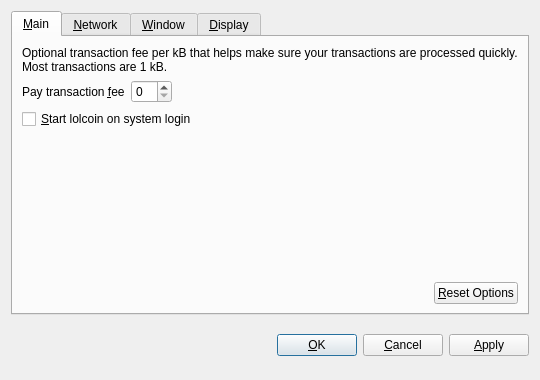
<?xml version="1.0" encoding="UTF-8"?>
<ui version="4.0">
 <class>OptionsDialog</class>
 <widget class="QDialog" name="OptionsDialog">
  <property name="geometry">
   <rect>
    <x>0</x>
    <y>0</y>
    <width>540</width>
    <height>380</height>
   </rect>
  </property>
  <property name="windowTitle">
   <string>Options</string>
  </property>
  <property name="modal">
   <bool>true</bool>
  </property>
  <layout class="QVBoxLayout" name="verticalLayout">
   <item>
    <widget class="QTabWidget" name="tabWidget">
     <property name="tabPosition">
      <enum>QTabWidget::North</enum>
     </property>
     <property name="currentIndex">
      <number>0</number>
     </property>
     <widget class="QWidget" name="tabMain">
      <attribute name="title">
       <string>&amp;Main</string>
      </attribute>
      <layout class="QVBoxLayout" name="verticalLayout_Main">
       <item>
        <widget class="QLabel" name="transactionFeeInfoLabel">
         <property name="text">
          <string>Optional transaction fee per kB that helps make sure your transactions are processed quickly. Most transactions are 1 kB.</string>
         </property>
         <property name="textFormat">
          <enum>Qt::PlainText</enum>
         </property>
         <property name="wordWrap">
          <bool>true</bool>
         </property>
        </widget>
       </item>
       <item>
        <layout class="QHBoxLayout" name="horizontalLayout_1_Main">
         <item>
          <widget class="QLabel" name="transactionFeeLabel">
           <property name="text">
            <string>Pay transaction &amp;fee</string>
           </property>
           <property name="textFormat">
            <enum>Qt::PlainText</enum>
           </property>
           <property name="buddy">
            <cstring>transactionFee</cstring>
           </property>
          </widget>
         </item>
         <item>
          <widget class="BitcoinAmountField" name="transactionFee"/>
         </item>
         <item>
          <spacer name="horizontalSpacer_1_Main">
           <property name="orientation">
            <enum>Qt::Horizontal</enum>
           </property>
           <property name="sizeHint" stdset="0">
            <size>
             <width>40</width>
             <height>20</height>
            </size>
           </property>
          </spacer>
         </item>
        </layout>
       </item>
       <item>
        <widget class="QCheckBox" name="bitcoinAtStartup">
         <property name="toolTip">
          <string>Automatically start lolcoin after logging in to the system.</string>
         </property>
         <property name="text">
          <string>&amp;Start lolcoin on system login</string>
         </property>
        </widget>
       </item>
       <item>
        <spacer name="verticalSpacer_Main">
         <property name="orientation">
          <enum>Qt::Vertical</enum>
         </property>
         <property name="sizeHint" stdset="0">
          <size>
           <width>20</width>
           <height>40</height>
          </size>
         </property>
        </spacer>
       </item>
       <item>
        <layout class="QHBoxLayout" name="horizontalLayout_2_Main">
         <item>
          <spacer name="horizontalSpacer_2_Main">
           <property name="orientation">
            <enum>Qt::Horizontal</enum>
           </property>
           <property name="sizeHint" stdset="0">
            <size>
             <width>40</width>
             <height>20</height>
            </size>
           </property>
          </spacer>
         </item>
         <item>
          <widget class="QPushButton" name="resetButton">
           <property name="toolTip">
            <string>Reset all client options to default.</string>
           </property>
           <property name="text">
            <string>&amp;Reset Options</string>
           </property>
           <property name="autoDefault">
            <bool>false</bool>
           </property>
          </widget>
         </item>
        </layout>
       </item>
      </layout>
     </widget>
     <widget class="QWidget" name="tabNetwork">
      <attribute name="title">
       <string>&amp;Network</string>
      </attribute>
      <layout class="QVBoxLayout" name="verticalLayout_Network">
       <item>
        <widget class="QCheckBox" name="mapPortUpnp">
         <property name="toolTip">
          <string>Automatically open the lolcoin client port on the router. This only works when your router supports UPnP and it is enabled.</string>
         </property>
         <property name="text">
          <string>Map port using &amp;UPnP</string>
         </property>
        </widget>
       </item>
       <item>
        <widget class="QCheckBox" name="connectSocks">
         <property name="toolTip">
          <string>Connect to the lolcoin network through a SOCKS proxy (e.g. when connecting through Tor).</string>
         </property>
         <property name="text">
          <string>&amp;Connect through SOCKS proxy:</string>
         </property>
        </widget>
       </item>
       <item>
        <layout class="QHBoxLayout" name="horizontalLayout_Network">
         <item>
          <widget class="QLabel" name="proxyIpLabel">
           <property name="text">
            <string>Proxy &amp;IP:</string>
           </property>
           <property name="textFormat">
            <enum>Qt::PlainText</enum>
           </property>
           <property name="buddy">
            <cstring>proxyIp</cstring>
           </property>
          </widget>
         </item>
         <item>
          <widget class="QValidatedLineEdit" name="proxyIp">
           <property name="maximumSize">
            <size>
             <width>140</width>
             <height>16777215</height>
            </size>
           </property>
           <property name="toolTip">
            <string>IP address of the proxy (e.g. 127.0.0.1)</string>
           </property>
          </widget>
         </item>
         <item>
          <widget class="QLabel" name="proxyPortLabel">
           <property name="text">
            <string>&amp;Port:</string>
           </property>
           <property name="textFormat">
            <enum>Qt::PlainText</enum>
           </property>
           <property name="buddy">
            <cstring>proxyPort</cstring>
           </property>
          </widget>
         </item>
         <item>
          <widget class="QLineEdit" name="proxyPort">
           <property name="maximumSize">
            <size>
             <width>55</width>
             <height>16777215</height>
            </size>
           </property>
           <property name="toolTip">
            <string>Port of the proxy (e.g. 9050)</string>
           </property>
          </widget>
         </item>
         <item>
          <widget class="QLabel" name="socksVersionLabel">
           <property name="text">
            <string>SOCKS &amp;Version:</string>
           </property>
           <property name="textFormat">
            <enum>Qt::PlainText</enum>
           </property>
           <property name="buddy">
            <cstring>socksVersion</cstring>
           </property>
          </widget>
         </item>
         <item>
          <widget class="QValueComboBox" name="socksVersion">
           <property name="toolTip">
            <string>SOCKS version of the proxy (e.g. 5)</string>
           </property>
          </widget>
         </item>
         <item>
          <spacer name="horizontalSpacer_Network">
           <property name="orientation">
            <enum>Qt::Horizontal</enum>
           </property>
           <property name="sizeHint" stdset="0">
            <size>
             <width>40</width>
             <height>20</height>
            </size>
           </property>
          </spacer>
         </item>
        </layout>
       </item>
       <item>
        <spacer name="verticalSpacer_Network">
         <property name="orientation">
          <enum>Qt::Vertical</enum>
         </property>
         <property name="sizeHint" stdset="0">
          <size>
           <width>20</width>
           <height>40</height>
          </size>
         </property>
        </spacer>
       </item>
      </layout>
     </widget>
     <widget class="QWidget" name="tabWindow">
      <attribute name="title">
       <string>&amp;Window</string>
      </attribute>
      <layout class="QVBoxLayout" name="verticalLayout_Window">
       <item>
        <widget class="QCheckBox" name="minimizeToTray">
         <property name="toolTip">
          <string>Show only a tray icon after minimizing the window.</string>
         </property>
         <property name="text">
          <string>&amp;Minimize to the tray instead of the taskbar</string>
         </property>
        </widget>
       </item>
       <item>
        <widget class="QCheckBox" name="minimizeOnClose">
         <property name="toolTip">
          <string>Minimize instead of exit the application when the window is closed. When this option is enabled, the application will be closed only after selecting Quit in the menu.</string>
         </property>
         <property name="text">
          <string>M&amp;inimize on close</string>
         </property>
        </widget>
       </item>
       <item>
        <spacer name="verticalSpacer_Window">
         <property name="orientation">
          <enum>Qt::Vertical</enum>
         </property>
         <property name="sizeHint" stdset="0">
          <size>
           <width>20</width>
           <height>40</height>
          </size>
         </property>
        </spacer>
       </item>
      </layout>
     </widget>
     <widget class="QWidget" name="tabDisplay">
      <attribute name="title">
       <string>&amp;Display</string>
      </attribute>
      <layout class="QVBoxLayout" name="verticalLayout_Display">
       <item>
        <layout class="QHBoxLayout" name="horizontalLayout_1_Display">
         <item>
          <widget class="QLabel" name="langLabel">
           <property name="text">
            <string>User Interface &amp;language:</string>
           </property>
           <property name="textFormat">
            <enum>Qt::PlainText</enum>
           </property>
           <property name="buddy">
            <cstring>lang</cstring>
           </property>
          </widget>
         </item>
         <item>
          <widget class="QValueComboBox" name="lang">
           <property name="toolTip">
            <string>The user interface language can be set here. This setting will take effect after restarting lolcoin.</string>
           </property>
          </widget>
         </item>
        </layout>
       </item>
       <item>
        <layout class="QHBoxLayout" name="horizontalLayout_2_Display">
         <item>
          <widget class="QLabel" name="unitLabel">
           <property name="text">
            <string>&amp;Unit to show amounts in:</string>
           </property>
           <property name="textFormat">
            <enum>Qt::PlainText</enum>
           </property>
           <property name="buddy">
            <cstring>unit</cstring>
           </property>
          </widget>
         </item>
         <item>
          <widget class="QValueComboBox" name="unit">
           <property name="toolTip">
            <string>Choose the default subdivision unit to show in the interface and when sending coins.</string>
           </property>
          </widget>
         </item>
        </layout>
       </item>
       <item>
        <widget class="QCheckBox" name="displayAddresses">
         <property name="toolTip">
          <string>Whether to show lolcoin addresses in the transaction list or not.</string>
         </property>
         <property name="text">
          <string>&amp;Display addresses in transaction list</string>
         </property>
        </widget>
       </item>
       <item>
        <spacer name="verticalSpacer_Display">
         <property name="orientation">
          <enum>Qt::Vertical</enum>
         </property>
         <property name="sizeHint" stdset="0">
          <size>
           <width>20</width>
           <height>40</height>
          </size>
         </property>
        </spacer>
       </item>
      </layout>
     </widget>
    </widget>
   </item>
   <item>
    <layout class="QHBoxLayout" name="horizontalLayout_Buttons">
     <item>
      <spacer name="horizontalSpacer_1">
       <property name="orientation">
        <enum>Qt::Horizontal</enum>
       </property>
       <property name="sizeHint" stdset="0">
        <size>
         <width>40</width>
         <height>48</height>
        </size>
       </property>
      </spacer>
     </item>
     <item>
      <widget class="QLabel" name="statusLabel">
       <property name="font">
        <font>
         <weight>75</weight>
         <bold>true</bold>
        </font>
       </property>
       <property name="text">
        <string/>
       </property>
       <property name="textFormat">
        <enum>Qt::PlainText</enum>
       </property>
       <property name="wordWrap">
        <bool>true</bool>
       </property>
      </widget>
     </item>
     <item>
      <spacer name="horizontalSpacer_2">
       <property name="orientation">
        <enum>Qt::Horizontal</enum>
       </property>
       <property name="sizeHint" stdset="0">
        <size>
         <width>40</width>
         <height>48</height>
        </size>
       </property>
      </spacer>
     </item>
     <item>
      <widget class="QPushButton" name="okButton">
       <property name="text">
        <string>&amp;OK</string>
       </property>
      </widget>
     </item>
     <item>
      <widget class="QPushButton" name="cancelButton">
       <property name="text">
        <string>&amp;Cancel</string>
       </property>
       <property name="autoDefault">
        <bool>false</bool>
       </property>
      </widget>
     </item>
     <item>
      <widget class="QPushButton" name="applyButton">
       <property name="text">
        <string>&amp;Apply</string>
       </property>
       <property name="autoDefault">
        <bool>false</bool>
       </property>
      </widget>
     </item>
    </layout>
   </item>
  </layout>
 </widget>
 <customwidgets>
  <customwidget>
   <class>BitcoinAmountField</class>
   <extends>QSpinBox</extends>
   <header>bitcoinamountfield.h</header>
  </customwidget>
  <customwidget>
   <class>QValueComboBox</class>
   <extends>QComboBox</extends>
   <header>qvaluecombobox.h</header>
  </customwidget>
  <customwidget>
   <class>QValidatedLineEdit</class>
   <extends>QLineEdit</extends>
   <header>qvalidatedlineedit.h</header>
  </customwidget>
 </customwidgets>
 <resources/>
 <connections/>
</ui>
